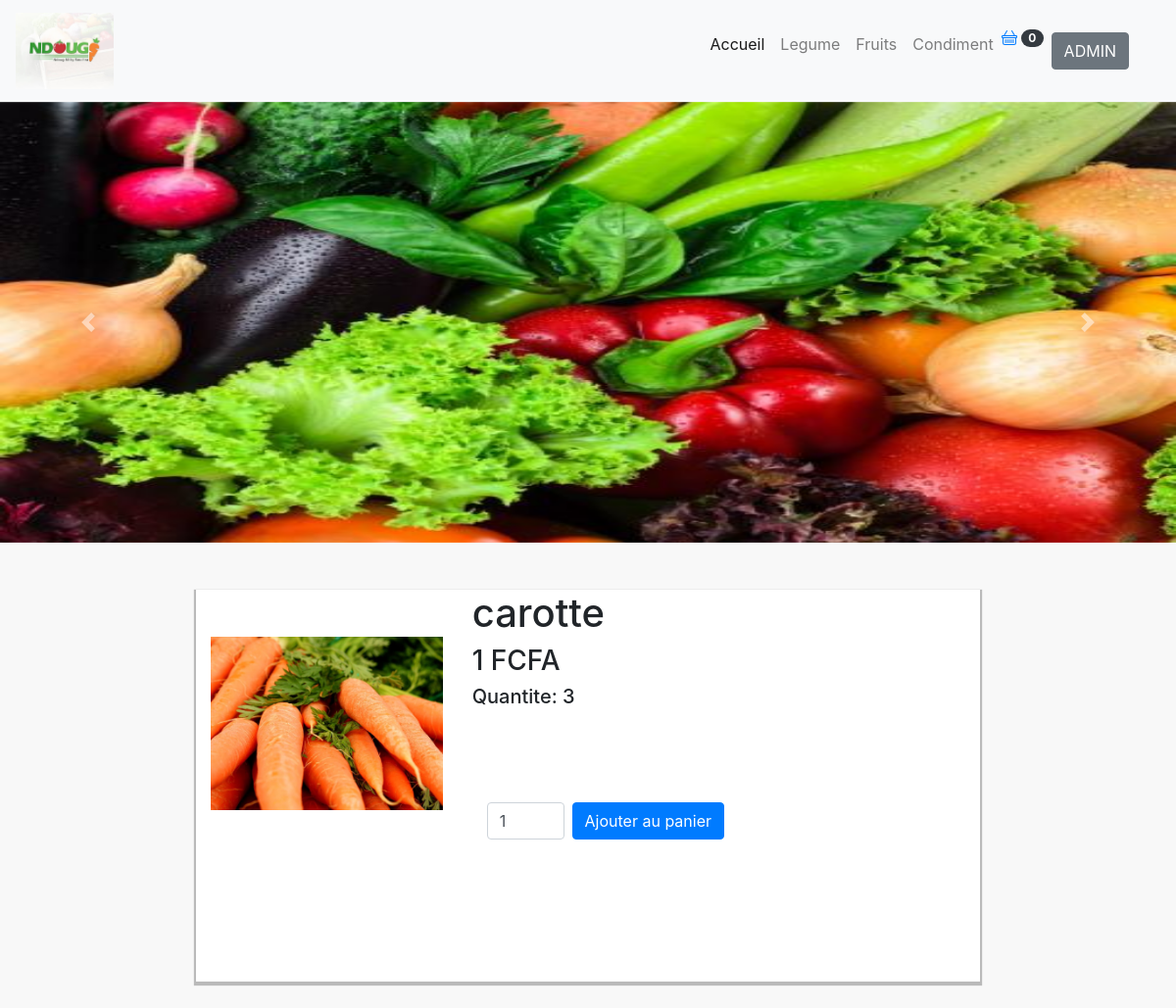
/unproduit.php?produit=1, run on the app's committed database.
### tables this page shows
CREATE TABLE `produit` (
  `idProduit` int(11) NOT NULL,
  `libelleProduit` varchar(255) NOT NULL,
  `stock` int(11) NOT NULL,
  `seuil` int(11) NOT NULL,
  `prix` varchar(15) NOT NULL,
  `idCategorieF` int(11) NOT NULL,
  `photo` varchar(255) NOT NULL
);

### model/produitModel.php (called while the page is built, shortened)
<?php
    require_once('bdd.php');
    function findProduitById($id){
        global $bdd;
        $req="SELECT * FROM produit, categorie WHERE idCategorieF=idCategorie AND idProduit='$id'";
        return $bdd->query($req)->fetch();
    }

### unproduit.php (the view, shortened to what this page needs)
<?php
    require_once('model/produitModel.php');
    $produit = findProduitById($_GET['produit']);
?>
<!DOCTYPE html>
<html lang="en">
<head>
    <link rel="stylesheet" href="https://stackpath.bootstrapcdn.com/bootstrap/4.3.1/css/bootstrap.min.css">
</head>
<body style="background-color: #F8F8F8">
    <?php
		include_once('navbar.php');
	?>
    <div class="col-md-8 offset-2 mt-5 mb-5" style="height: 400px; background-color:#fff; box-shadow: 0px 2px 1px 2px rgba(0,0,0,0.25);">
        <div class="row">
            <div class="col-md-4">
                <img src="http://localhost/bouchra/controller/upload/<?=$produit['photo']?>" class="img-fluid mt-5" alt="" style="max-height: 70%">
            </div>
            <div class="col-md-8">
                <h1><?= $produit['libelleProduit']?></h1>
                <h3><?= $produit['prix']?> FCFA</h3>
                <h5>Quantite: <?= $produit['stock']?></h5>
                <div class="d-flex mt-5">
                    <form action="/bouchra/controller/panierController.php" method="post" class="d-flex mt-5 col-md-12">
                        <input type="number" name="qte" value="1" id="" min="1" max="<?= $produit['stock']?>" class="col-md-2 form-control">
                        <button type="submit" name="ajoutPanier" class="btn btn-primary ml-2">Ajouter au panier</button>
                    </form>
                </div>
            </div>
        </div>
    </div>
</body>
</html>

### data on the page
produit: photo (picture), libelleProduit "carotte", prix "1", stock "3"

### other printed values
sizeof($_SESSION['panier']['qte']) "0"
